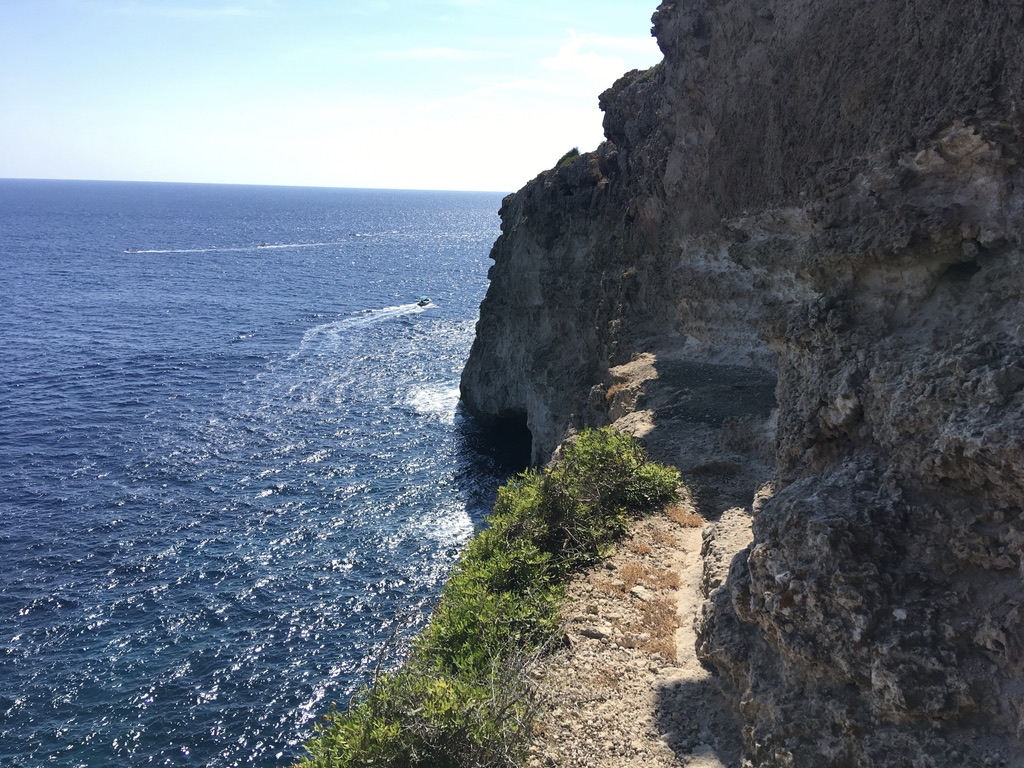
#> input picture imageProcessing/img/012 2.jpeg, 1024 x 768 px, found by its file name; its folder holds 4 pictures in this run
$ python multyImgCon.py
#> lines starting #> are read from the running program, lines starting #| are printed output that depends on the picture
import os
import cv2


images = os.listdir('imageProcessing/img/')
for image in images:
    gray = cv2.imread(f'imageProcessing/img/{image}', 0)
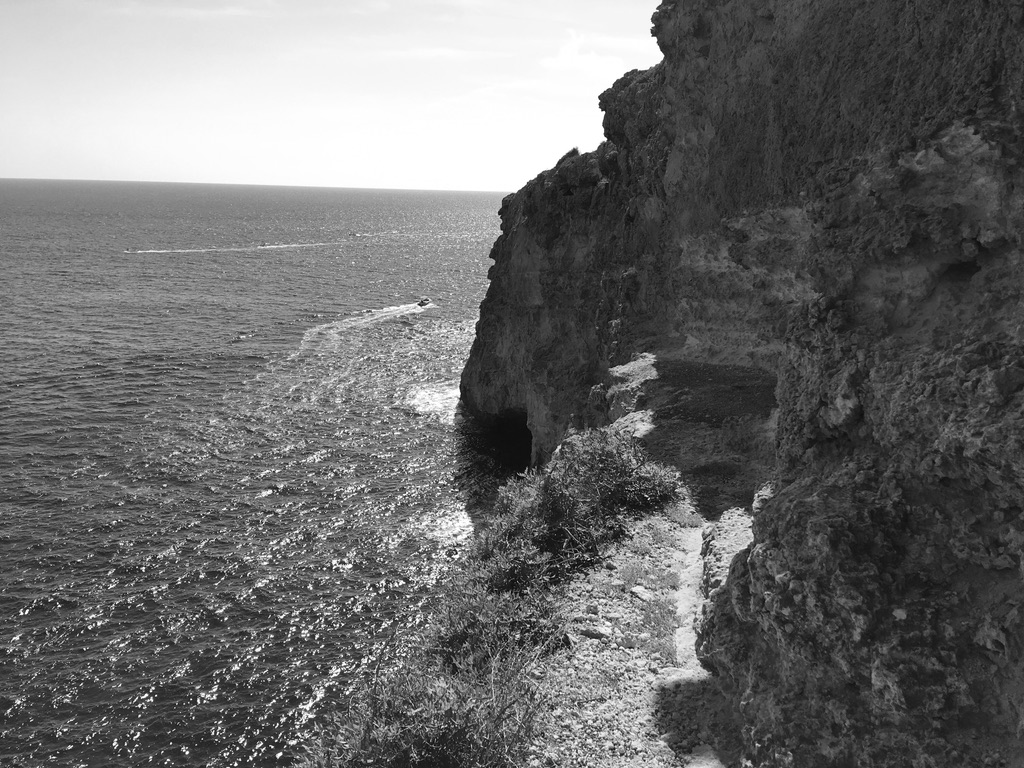
#> gray: shape (768, 1024); min 0, max 255, mean 108.1
    cv2.imwrite(f'imageProcessing/grayImages/gray-{image}', gray)
#> pass 2 of the loop `for image in images:`:
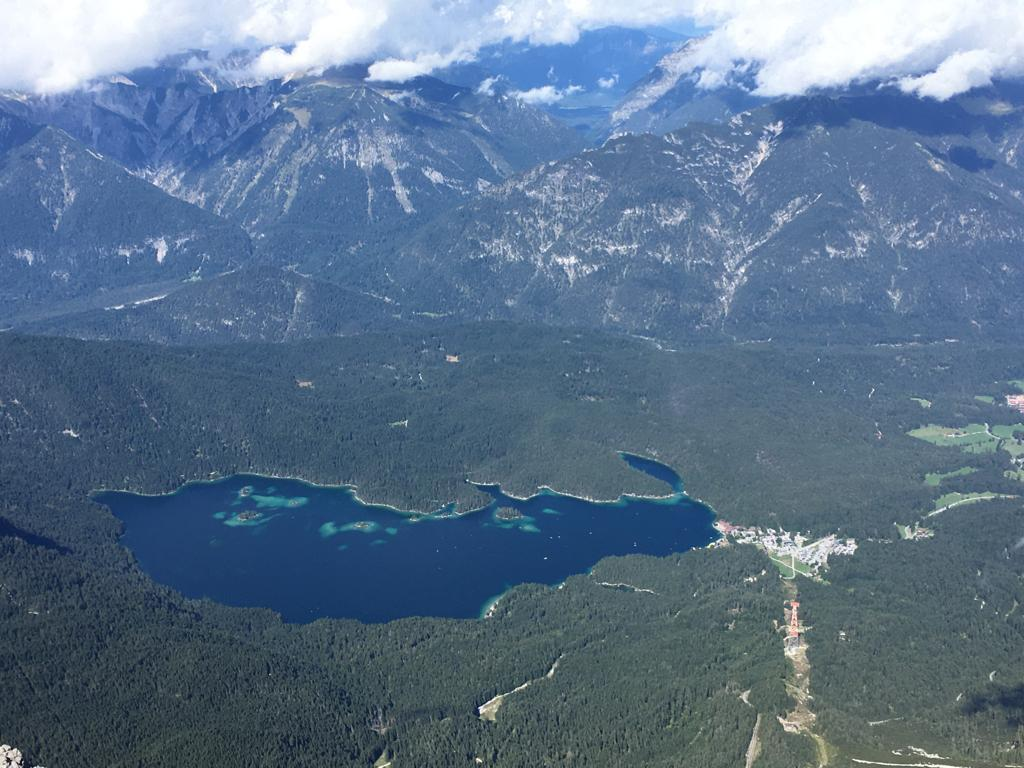
#> input picture imageProcessing/img/012 3.jpeg, 1024 x 768 px, found by its file name
#> `gray = cv2.imread(f'imageProcessing/img/{image}', 0)`:
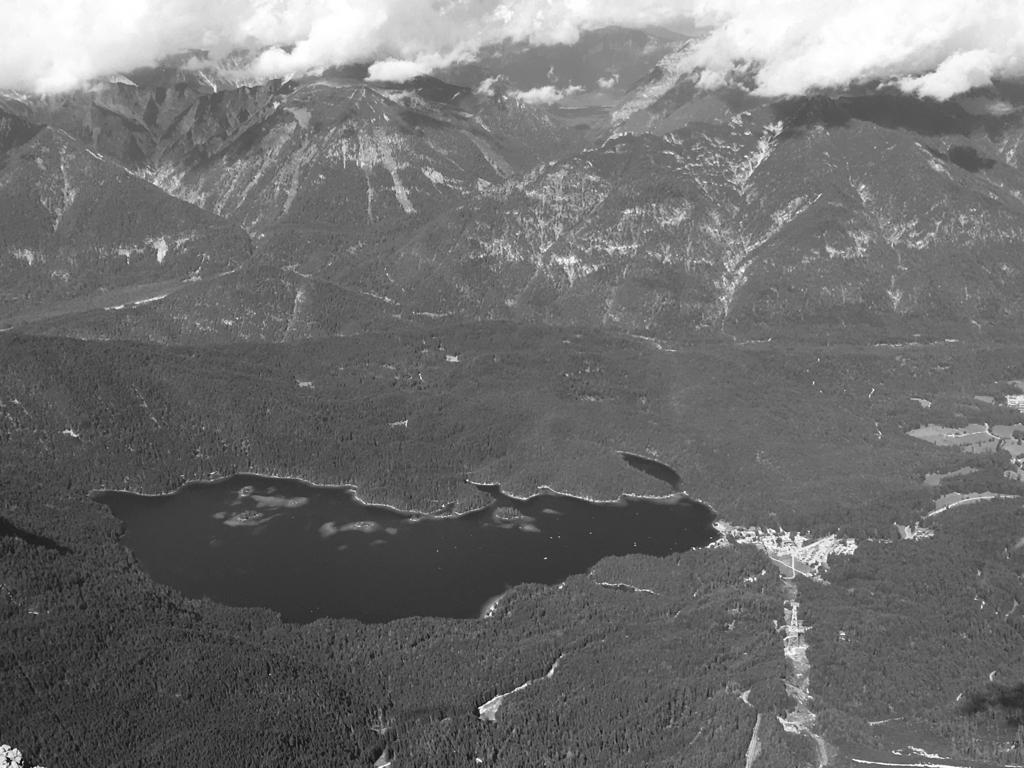
#> gray: shape (768, 1024); min 1, max 255, mean 110.3
#> pass 3 of the loop `for image in images:`:
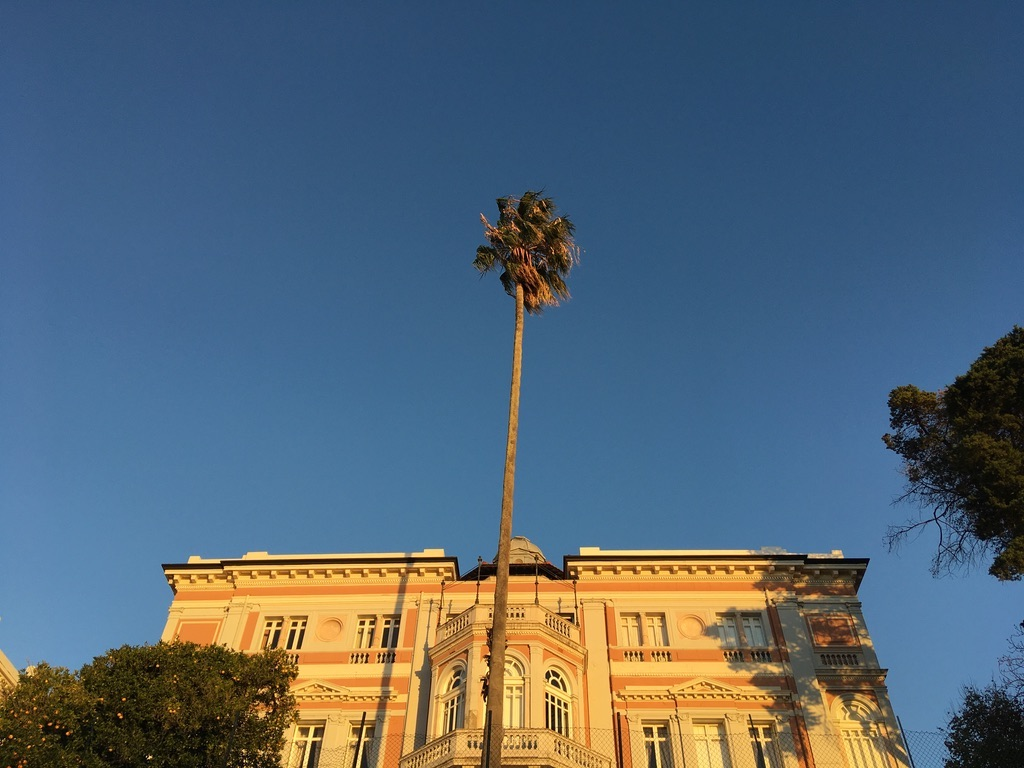
#> input picture imageProcessing/img/012 4.jpeg, 1024 x 768 px, found by its file name
#> `gray = cv2.imread(f'imageProcessing/img/{image}', 0)`:
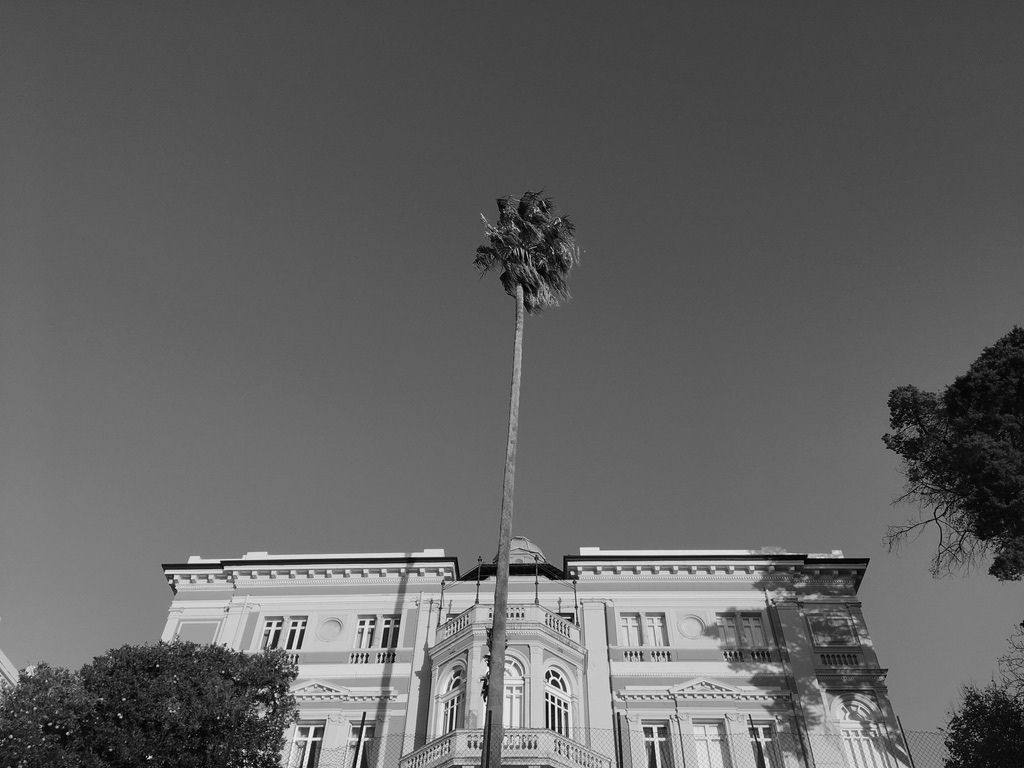
#> gray: shape (768, 1024); min 0, max 246, mean 98.1
#> the loop made 4 passes; the first 3 are shown
